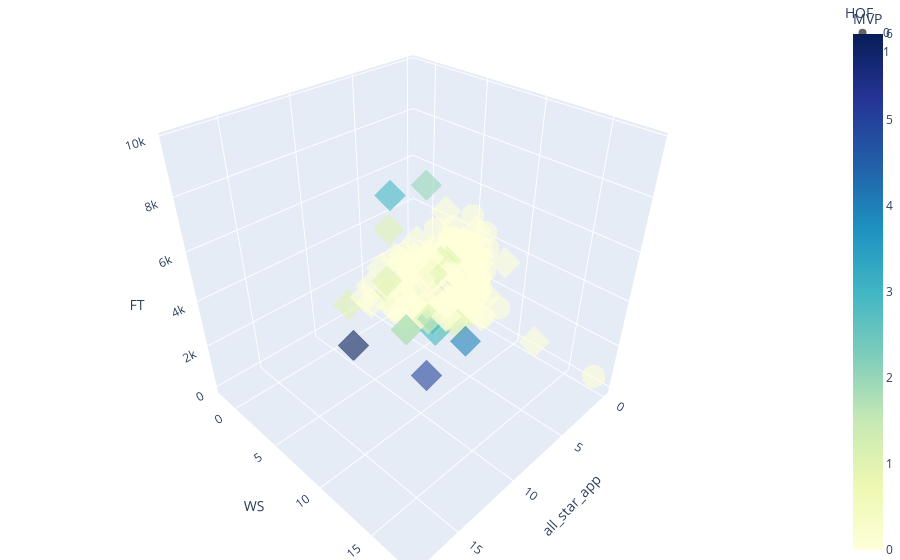

Source (notebook cell):
### Markdown cell above
### 3D Mapping of Top 3 Features of HOF Players

### Code cell
fig = px.scatter_3d(nba_retired, x='all_star_app', y='WS', z='FT', color='MVP', symbol='HOF', size_max=18, opacity=0.6,\
                   color_continuous_scale='YlGnBu')
fig.update_layout(margin=dict(l=0, r=0, b=0, t=0))
#fig.show()

### Figure 1 — Plotly figure (JSON) as saved in the notebook; plotly's stock layout.template omitted (floating-point values rounded to 4 significant figures; data arrays with more than 128 entries replaced by an {"elided": "..."} marker saying what was removed)
{"data": [{"hovertemplate": "HOF=0<br>all_star_app=%{x}<br>WS=%{y}<br>FT=%{z}<br>MVP=%{marker.color}<extra></extra>", "legendgroup": "0", "marker": {"color": {"elided": "3023 int values"}, "coloraxis": "coloraxis", "opacity": 0.6, "symbol": "circle"}, "mode": "markers", "name": "0", "scene": "scene", "showlegend": true, "type": "scatter3d", "x": {"elided": "3023 int values"}, "y": {"elided": "3023 float values"}, "z": {"elided": "3023 int values"}}, {"hovertemplate": "HOF=1<br>all_star_app=%{x}<br>WS=%{y}<br>FT=%{z}<br>MVP=%{marker.color}<extra></extra>", "legendgroup": "1", "marker": {"color": {"elided": "130 int values"}, "coloraxis": "coloraxis", "opacity": 0.6, "symbol": "diamond"}, "mode": "markers", "name": "1", "scene": "scene", "showlegend": true, "type": "scatter3d", "x": {"elided": "130 int values"}, "y": {"elided": "130 float values"}, "z": {"elided": "130 int values"}}], "layout": {"coloraxis": {"colorbar": {"title": {"text": "MVP"}}, "colorscale": [[0, "rgb(255,255,217)"], [0.125, "rgb(237,248,177)"], [0.25, "rgb(199,233,180)"], [0.375, "rgb(127,205,187)"], [0.5, "rgb(65,182,196)"], [0.625, "rgb(29,145,192)"], [0.75, "rgb(34,94,168)"], [0.875, "rgb(37,52,148)"], [1, "rgb(8,29,88)"]]}, "legend": {"title": {"text": "HOF"}, "tracegroupgap": 0}, "margin": {"b": 0, "l": 0, "r": 0, "t": 0}, "scene": {"domain": {"x": [0, 1], "y": [0, 1]}, "xaxis": {"title": {"text": "all_star_app"}}, "yaxis": {"title": {"text": "WS"}}, "zaxis": {"title": {"text": "FT"}}}}}
